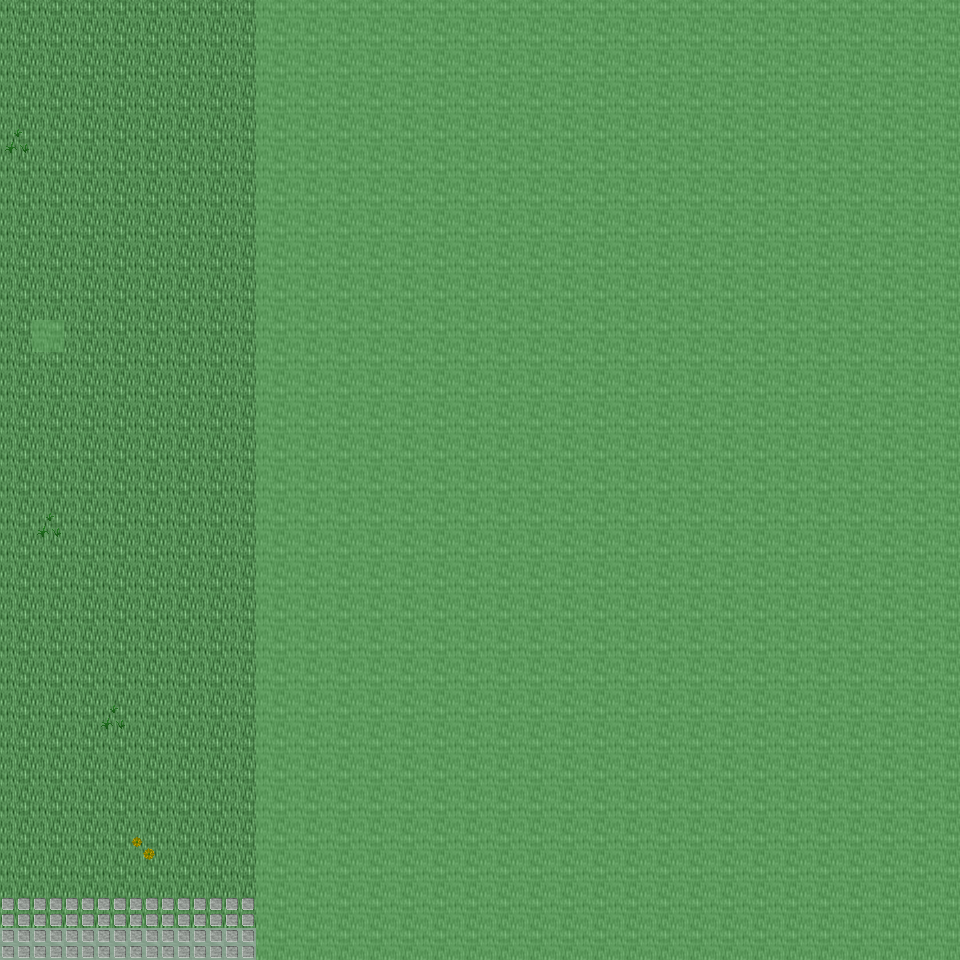

Tiled map render using the project's own tile images. Description and the map definition, with tile-layer contents summarised, below:
An orthogonal 30x30 tile map with 32x32 px tiles, 6 tile layers (Ground, Object, Object2, Above, ...), 24 tilesets and 2 objects (2x mapchange).

<map version="1.0" orientation="orthogonal" renderorder="right-down" width="30" height="30" tilewidth="32" tileheight="32" nextobjectid="3">
  <tileset firstgid="1" name="tileset_ground_ground" tilewidth="32" tileheight="32" tilecount="33" columns="3">
    <image source="../drawable/tileset_ground_ground.png" width="96" height="352" />
  </tileset>
  <tileset firstgid="34" name="tileset_ground_water_pool" tilewidth="32" tileheight="32" tilecount="72" columns="3">
    <image source="../drawable/tileset_ground_water_pool.png" width="96" height="768" />
  </tileset>
  <tileset firstgid="106" name="tileset_ground_earth_edges" tilewidth="32" tileheight="32" tilecount="18" columns="6">
    <image source="../drawable/tileset_ground_earth_edges.png" width="192" height="96" />
  </tileset>
  <tileset firstgid="124" name="tileset_ground_grass_edges" tilewidth="32" tileheight="32" tilecount="36" columns="12">
    <image source="../drawable/tileset_ground_grass_edges.png" width="384" height="96" />
  </tileset>
  <tileset firstgid="160" name="tileset_ground_grass_corners" tilewidth="32" tileheight="32" tilecount="24" columns="6">
    <image source="../drawable/tileset_ground_grass_corners.png" width="192" height="128" />
  </tileset>
  <tileset firstgid="184" name="tileset_ground_water_pool_corners" tilewidth="32" tileheight="32" tilecount="72" columns="3">
    <image source="../drawable/tileset_ground_water_pool_corners.png" width="96" height="768" />
  </tileset>
  <tileset firstgid="256" name="tileset_furniture_carpet_carpets" tilewidth="32" tileheight="32" tilecount="8" columns="4">
    <image source="../drawable/tileset_furniture_carpet_carpets.png" width="128" height="64" />
  </tileset>
  <tileset firstgid="264" name="tileset_ground_ridge_earth_dark" tilewidth="32" tileheight="32" tilecount="96" columns="12">
    <image source="../drawable/tileset_ground_ridge_earth_dark.png" width="384" height="256" />
  </tileset>
  <tileset firstgid="360" name="tileset_ground_ridge_earth_pale" tilewidth="32" tileheight="32" tilecount="96" columns="12">
    <image source="../drawable/tileset_ground_ridge_earth_pale.png" width="384" height="256" />
  </tileset>
  <tileset firstgid="456" name="tileset_plant_grasses" tilewidth="32" tileheight="32" tilecount="6" columns="3">
    <image source="../drawable/tileset_plant_grasses.png" width="96" height="64" />
  </tileset>
  <tileset firstgid="462" name="tileset_plant_flower_daisy_red" tilewidth="32" tileheight="32" tilecount="8" columns="2">
    <image source="../drawable/tileset_plant_flower_daisy_red.png" width="64" height="128" />
  </tileset>
  <tileset firstgid="470" name="tileset_plant_flower_daisy_blue" tilewidth="32" tileheight="32" tilecount="8" columns="2">
    <image source="../drawable/tileset_plant_flower_daisy_blue.png" width="64" height="128" />
  </tileset>
  <tileset firstgid="478" name="tileset_plant_flower_daisy_yellow" tilewidth="32" tileheight="32" tilecount="8" columns="2">
    <image source="../drawable/tileset_plant_flower_daisy_yellow.png" width="64" height="128" />
  </tileset>
  <tileset firstgid="486" name="tileset_plant_bush_bushes" tilewidth="32" tileheight="32" tilecount="10" columns="5">
    <image source="../drawable/tileset_plant_bush_bushes.png" width="160" height="64" />
  </tileset>
  <tileset firstgid="496" name="tileset_furniture_table_long_side_on_pale" tilewidth="32" tileheight="32" tilecount="3" columns="3">
    <image source="../drawable/tileset_furniture_table_long_side_on_pale.png" width="96" height="32" />
  </tileset>
  <tileset firstgid="499" name="tileset_plant_stump_small_stump" tilewidth="32" tileheight="32" tilecount="4" columns="2">
    <image source="../drawable/tileset_plant_stump_small_stump.png" width="64" height="64" />
  </tileset>
  <tileset firstgid="503" name="tileset_ground_rock_rocks_2" tilewidth="32" tileheight="32" tilecount="4" columns="2">
    <image source="../drawable/tileset_ground_rock_rocks_2.png" width="64" height="64" />
  </tileset>
  <tileset firstgid="507" name="tileset_ground_ladder_vertical_dark" tilewidth="32" tileheight="32" tilecount="3" columns="3">
    <image source="../drawable/tileset_ground_ladder_vertical_dark.png" width="96" height="32" />
  </tileset>
  <tileset firstgid="510" name="tileset_item_statue_green_stone" tilewidth="32" tileheight="32" tilecount="12" columns="4">
    <image source="../drawable/tileset_item_statue_green_stone.png" width="128" height="96" />
  </tileset>
  <tileset firstgid="522" name="tileset_logic_collision" tilewidth="32" tileheight="32" tilecount="1" columns="1">
    <image source="../drawable/tileset_logic_collision.png" width="32" height="32" />
  </tileset>
  <tileset firstgid="523" name="tileset_furniture_table_long_front_on_pale" tilewidth="32" tileheight="32" tilecount="3" columns="1">
    <image source="../drawable/tileset_furniture_table_long_front_on_pale.png" width="32" height="96" />
  </tileset>
  <tileset firstgid="526" name="tileset_furniture_light_flames" tilewidth="32" tileheight="32" tilecount="6" columns="6">
    <image source="../drawable/tileset_furniture_light_flames.png" width="192" height="32" />
  </tileset>
  <tileset firstgid="532" name="tileset_ground_green_paving" tilewidth="32" tileheight="32" tilecount="18" columns="3">
    <image source="../drawable/tileset_ground_green_paving.png" width="96" height="192" />
  </tileset>
  <tileset firstgid="550" name="tileset_building_castle" tilewidth="32" tileheight="32" tilecount="320" columns="20">
    <image source="../drawable/tileset_building_castle.png" width="640" height="512" />
  </tileset>
  <layer name="Ground" width="30" height="30">
    <data>[900 cells, 900 non-empty, 7 distinct tile ids]</data>
  </layer>
  <layer name="Object" width="30" height="30">
    <data>[900 cells, 20 non-empty, 4 distinct tile ids]</data>
  </layer>
  <layer name="Object2" width="30" height="30">
    <data>[900 cells, 5 non-empty, 3 distinct tile ids]</data>
  </layer>
  <layer name="Above" width="30" height="30">
    <data>[900 cells, 0 non-empty, 0 distinct tile ids]</data>
  </layer>
  <layer name="Above2" width="30" height="30">
    <data>[900 cells, 0 non-empty, 0 distinct tile ids]</data>
  </layer>
  <layer name="Walkable" width="30" height="30">
    <data>[900 cells, 661 non-empty, 1 distinct tile ids]</data>
  </layer>
  <objectgroup name="MapEvents">
    <object id="1" name="south" type="mapchange" x="0" y="928" width="256" height="32">
      <properties>
        <property name="map" value="0_ados_mountain_n2_w2_x3_y1" />
        <property name="place" value="north" />
      </properties>
    </object>
    <object id="2" name="west" type="mapchange" x="0" y="0" width="32" height="960">
      <properties>
        <property name="map" value="0_ados_mountain_n2_w2_x2_y0" />
        <property name="place" value="east" />
      </properties>
    </object>
  </objectgroup>
</map>
